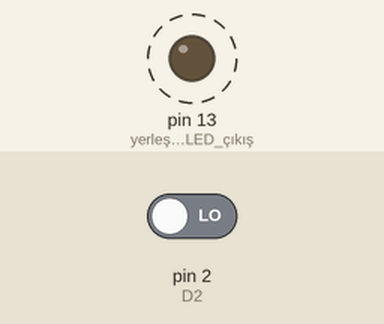
A sketch run on a simulated Arduino Uno, built with avr-gcc and run on an emulated ATmega328P. Shown: output pins drawn as LEDs (lit = HIGH). Dashed ring = blinking. Inputs (shaded band) come from the test bench; at power-on: pin 2 (D2) LOW.

Above: at 2.8 s.
2.9 s: pin 2 (D2) driven HIGH
Timing chart, 0 to 12.4 s (numbered marks = the images above; inputs shaded):
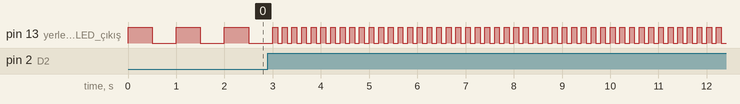

Measured:
- after the input at 2.9 s, pin 13 (yerleşik_LED_çıkış): alternates HIGH for 0.10 s and LOW for 0.10 s, starting after 0.20 s
- by itself, pin 13 (yerleşik_LED_çıkış): alternates HIGH for 0.50 s and LOW for 0.50 s

The sketch:

Ornek3_HizSecici.ino
```cpp
/*
  ROBOTİK KODLAMA 10 - 4. HAFTA - ÖRNEK 3 (ÖNCEKİ HAFTALARLA BİRLEŞTİRME): HIZ SEÇİCİ DÜĞME  (yerleşik LED + düğme)
  ----------------------------------------------------------------------
  Senaryo : Düğme bırakılınca LED yavaş (500/500 ms), düğmeye basılı tutulunca hızlı (100/100 ms) yanıp söner.
            Robotun "normal" ve "acele" modunu göstermek için kullanılır.
  Kazanım : 3. haftanın digitalRead + if / else yapısı ile 4. haftanın Blink'ini birleştirmek.

  MALZEME LİSTESİ
    Bileşen              Adet   Bağlandığı yer
    Arduino Uno           1     -
    Breadboard            1     -
    Direnç 10 kilo-ohm    1     Düğmenin D2 tarafı ile GND arasında (pull-down)
    Düğme (4 bacaklı)     1     Bir taraf 5V, karşı taraf D2
    Jumper kablo          3     D2 -> düğme, 5V -> düğme, GND -> mavi (-) hat
    (LED olarak yerleşik L ışığı kullanılır; dış LED istenirse D13 - 220 ohm - LED - GND.)

  DEVRE (düğme): Düğmenin bir bacağı 5V'a, karşı bacağı hem D2'ye hem 10 kilo-ohm dirence bağlanır;
  direncin diğer ucu GND'dedir (pull-down direnç). Düğme bırakılınca D2 LOW, basılınca HIGH okunur.
  TINKERCAD: Code > Text > kodu yapıştır > Start Simulation.
*/

void setup() {
  pinMode(2, INPUT);                  // D2: hız düğmesi girişi
  pinMode(LED_BUILTIN, OUTPUT);       // yerleşik LED çıkış
}

void loop() {
  if (digitalRead(2) == HIGH) {       // düğmeye basılı mı?
    digitalWrite(LED_BUILTIN, HIGH);  // hızlı mod: yan
    delay(100);                       // 100 ms
    digitalWrite(LED_BUILTIN, LOW);   // sön
    delay(100);                       // 100 ms
  } else {                            // düğme bırakıldı
    digitalWrite(LED_BUILTIN, HIGH);  // yavaş mod: yan
    delay(500);                       // 500 ms
    digitalWrite(LED_BUILTIN, LOW);   // sön
    delay(500);                       // 500 ms
  }
}

/*
  DEĞİŞTİR VE GÖZLE
  1) Yavaş moddaki iki delay(500) değerini 1000 yap. Düğmeye bastığında hızlanması ne kadar gecikir? Neden?
  2) Hızlı moddaki iki delay(100) değerini 50 yap. LED saniyede kaç kez çakar?
*/
```
